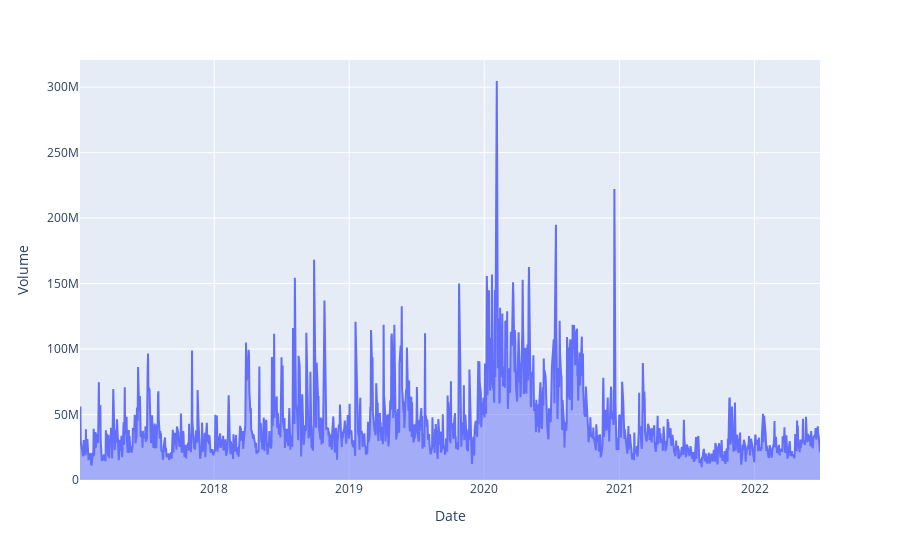

Notebook code cell kept with this figure:
### Markdown cell above
What if we would like to use another figure?

- We change the `line()` function by the `area()` function:

> Check out the **basic charts** of plotly [here](https://plotly.com/python/#basic-charts).

### Code cell
px.area(df_tsla,'Date','Volume')

### Figure 1 — Plotly figure (JSON) as saved in the notebook; plotly's stock layout.template omitted (floating-point values rounded to 4 significant figures; data arrays with more than 128 entries replaced by an {"elided": "..."} marker saying what was removed)
{"data": [{"fillpattern": {"shape": ""}, "hovertemplate": "Date=%{x}<br>Volume=%{y}<extra></extra>", "legendgroup": "", "line": {"color": "#636efa"}, "marker": {"symbol": "circle"}, "mode": "lines", "name": "", "orientation": "v", "showlegend": false, "stackgroup": "1", "type": "scatter", "x": {"elided": "1380 str values"}, "xaxis": "x", "y": {"elided": "1380 int values"}, "yaxis": "y"}], "layout": {"autosize": true, "legend": {"tracegroupgap": 0}, "margin": {"t": 60}, "xaxis": {"anchor": "y", "autorange": true, "domain": [0, 1], "range": ["2017-01-03", "2022-06-27"], "title": {"text": "Date"}, "type": "date"}, "yaxis": {"anchor": "x", "autorange": true, "domain": [0, 1], "range": [0, 320700000.0], "title": {"text": "Volume"}, "type": "linear"}}}
